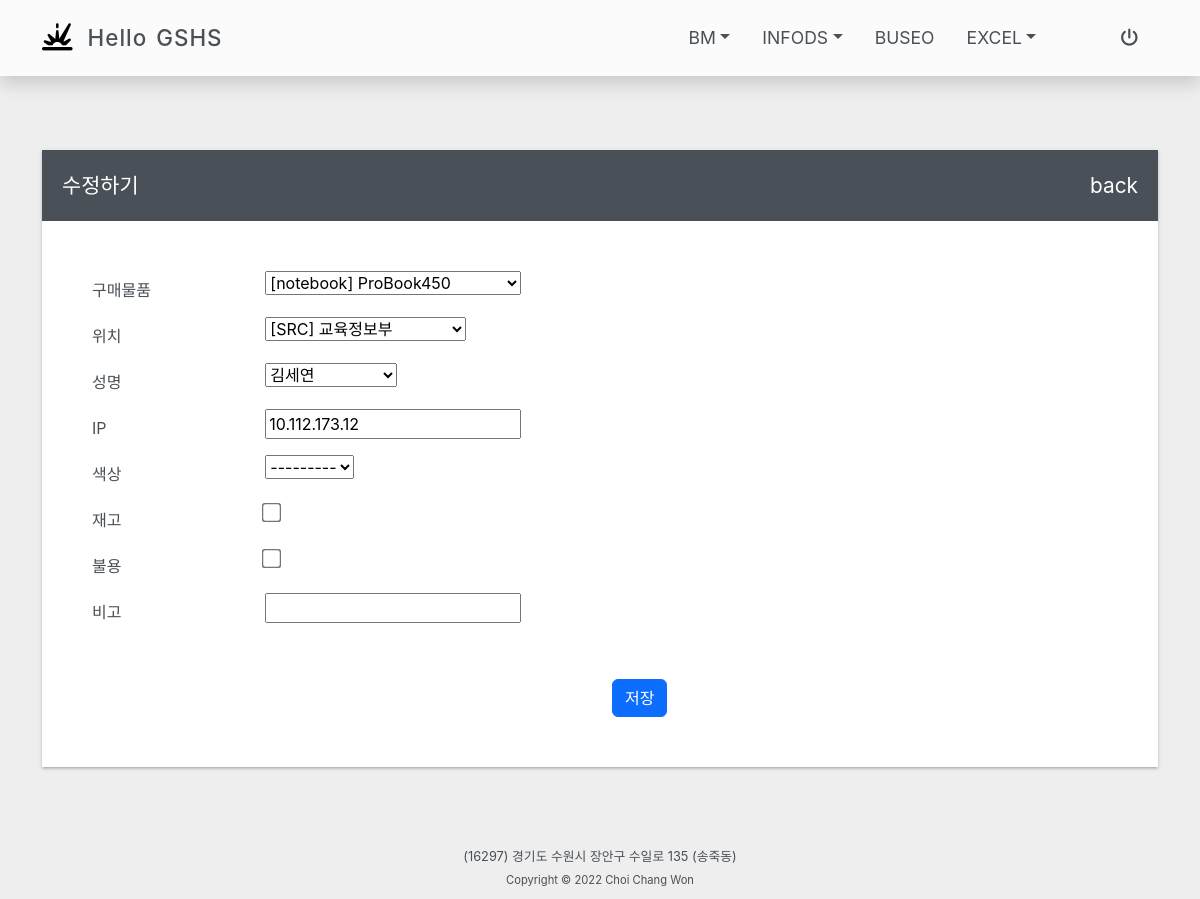
The page /update/4/ (signed in) on the database its author committed.
### gshsapp/models.py (models this page shows, shortened)
class Gigiinfo(models.Model):
    COLOR_SELECT = (
        ('None',None),
        ('블랙','블랙'),
        ('컬러','컬러'),
    )
    buyproduct = models.ForeignKey(Buyproduct, on_delete=models.CASCADE, related_name='gigiinfo')
    location = models.ForeignKey(Location, on_delete=models.CASCADE, related_name='gigiinfo')
    user = models.ForeignKey(User, on_delete=models.CASCADE, related_name='gigiinfo', null=True, blank=True)
    ip = models.CharField(max_length=20, null=True, blank=True)
    color = models.CharField(max_length=10, choices=COLOR_SELECT, default=None, blank=True)
    jaego = models.BooleanField(default=False)
    notuse = models.BooleanField(default=False)
    bigo = models.CharField(max_length=100, null=True, blank=True)
    class Meta:
        db_table = "gigiinfo"

### gshsapp/views.py (the view, shortened to what this page needs)
# urls.py: path('update/<int:pk>/', views.InfogigiUV.as_view(), name='gigi_update'),
@method_decorator(login_message_required, name='dispatch')
class InfogigiUV(UpdateView):
    model = Gigiinfo
    template_name = 'gshsapp/snipet/infogigi_update.html'
    form_class = GigiinfoForm

### gshsapp/forms.py
class GigiinfoForm(forms.ModelForm):
    jaego = forms.CheckboxInput()
    notuse = forms.CheckboxInput()
    def __init__(self, *args, **kwargs):
        self.gigi_gubun = kwargs.pop('gigi_gubun', None)
        super().__init__(*args, **kwargs)
        if self.instance.pk:
            gigigubun = Gigiinfo.objects.get(id=self.instance.pk)
            gubun = Gubun.objects.get(gubun=gigigubun.buyproduct.gubun.gubun)
            self.fields['buyproduct']=forms.ModelChoiceField(queryset=gubun.buyproduct.all())
        elif self.gigi_gubun:
            if self.gigi_gubun != 'all':
                gubun = Gubun.objects.get(gubun=self.gigi_gubun)
                self.fields['buyproduct']=forms.ModelChoiceField(queryset=gubun.buyproduct.all())
            else:
                self.fields['buyproduct']=forms.ModelChoiceField(queryset=Buyproduct.objects.all())
        self.fields['location']=forms.ModelChoiceField(queryset=Location.objects.all())
        self.fields['user']=forms.ModelChoiceField(required=False, queryset=User.objects.all())
    class Meta:
        model = Gigiinfo
        fields = '__all__'

### gshsapp/models.py (called while the page is built)
    def __str__(self):
        return self.gubun

    def __str__(self):
        return f'[{self.gubun}] {self.model}'

    def __str__(self):
        return f'[{self.building}] {self.hosil}'

### login/models.py (called while the page is built)
    def __str__(self):
        return f'{self.name}'

### gshsapp/templates/gshsapp/snipet/infogigi_update.html (shortened to what this page needs)
{% extends 'base.html' %}
{% block content %}
<div class="box_shadow">
    <div class="gigi-update1">
        <span>수정하기</span><a href="javascript:history.back();" style="text-decoration: none;color:white;">back</a>
    </div>
    <div class="gigi-update2">
        <form method="POST" action="">
            <div class="row mb-2">
                <label class="col-form-label col-md-2" for="id_buyproduct">구매물품</label>
                <div class="col-md-10">{{ form.buyproduct }}</div>
            </div>
            <div class="row mb-2">
                <label class="col-form-label col-md-2" for="id_location">위치</label>
                <div class="col-md-10">{{ form.location }}</div>
            </div>
            <div class="row mb-2">
                <label class="col-form-label col-md-2" for="id_user">성명</label>
                <div class="col-md-10">{{ form.user }}</div>
            </div>
            <div class="row mb-2">
                <label class="col-form-label col-md-2" for="id_ip">IP</label>
                <div class="col-md-10">{{ form.ip }}</div>
            </div>
            <div class="row mb-2">
                <label class="col-form-label col-md-2" for="id_color">색상</label>
                <div class="col-md-10">{{ form.color }}</div>
            </div>
            <div class="row mb-2">
                <label class="col-form-label col-md-2" for="id_jaego">재고</label>
                <div class="col-md-10">{{ form.jaego }}</div>
            </div>
            <div class="row mb-2">
                <label class="col-form-label col-md-2" for="id_notuse">불용</label>
                <div class="col-md-10">{{ form.notuse }}</div>
            </div>
            <div class="row mb-2">
                <label class="col-form-label col-md-2" for="id_bigo">비고</label>
                <div class="col-md-10">{{ form.bigo }}</div>
            </div>
            <div class="row mt-5">
                <div class="col-md-6 offset-md-6">
                    <button class="btn btn-primary" type="submit">저장</button>
                </div>
            </div>
        </form>
    </div>
</div>
{% endblock %}

### static/css/gshs.css (style rules this page uses)
html, body { -ms-overflow-style: none; background-color: #eee; color: #495057; font-family: "NotoSansKR-Regular", -apple-system, BlinkMacSystemFont, "Segoe UI", Roboto, "Helvetica Neue", Arial, "Noto Sans", sans-serif, "Apple Color Emoji", "Segoe UI Emoji", "Segoe UI Symbol", "Noto Color Emoji"; }
a { text-decoration: none; }
.gigi-update2 { background-color: white; padding: 50px; }
.gigi-update1 { width: 100%; color: white; display: flex; justify-content: space-between; padding: 20px; font-size: 1.3rem; background-color: #495057; }
.box_shadow { box-shadow: 0 2px 2px 0 rgb(0 0 0 / 12%), 0 3px 1px -2px rgb(0 0 0 / 6%), 0 1px 5px 0 rgb(0 0 0 / 12%); }
input[type=checkbox] { transform : scale(1.5); }

### rows shown on the page
Gigiinfo: buyproduct "[notebook] ProBook450", location "[SRC] 교육정보부", user "김세연", ip "10.112.173.12", color "---------"
